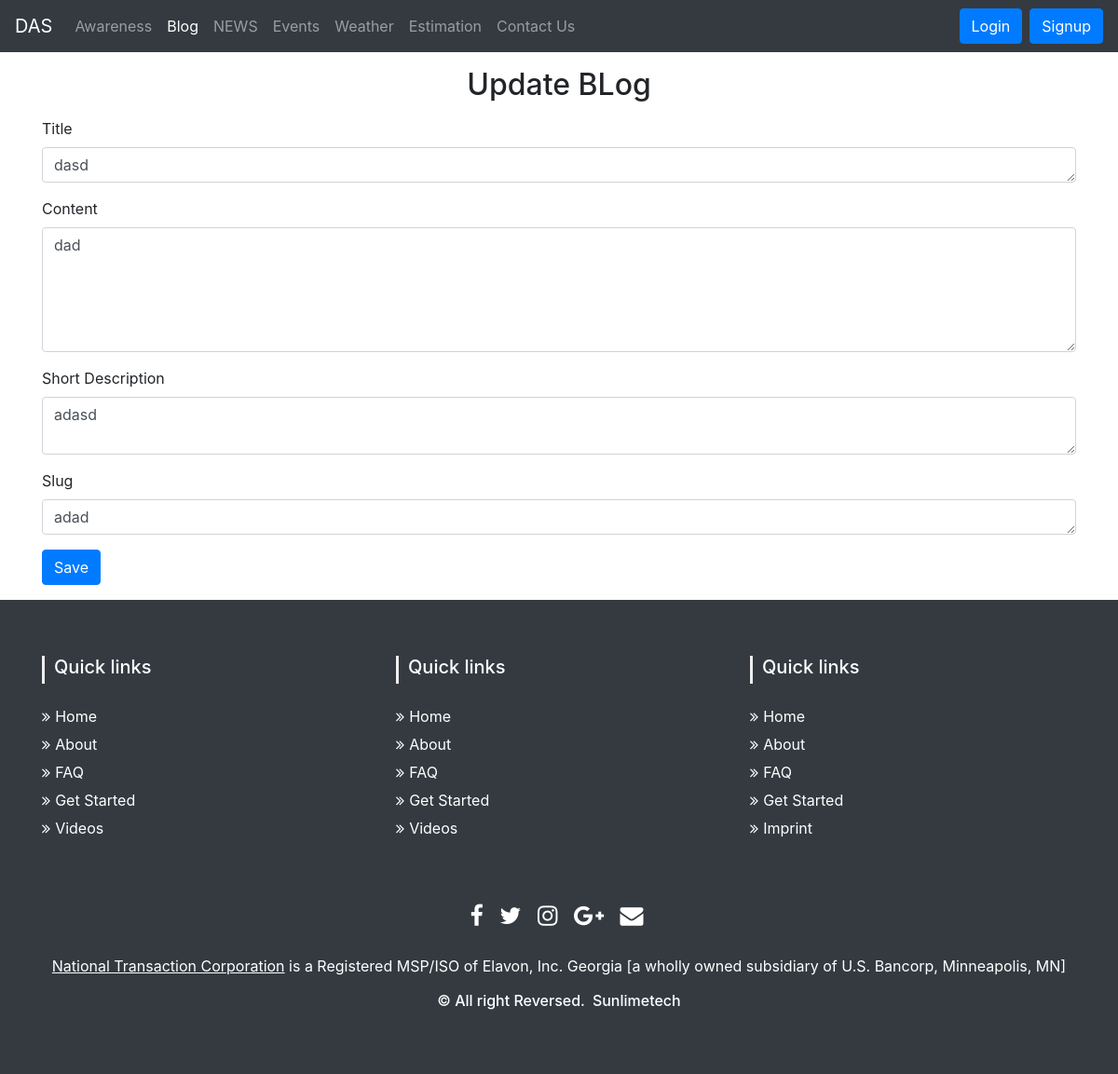
/blogupdate/dasd, run on an earlier commit of the app's database.
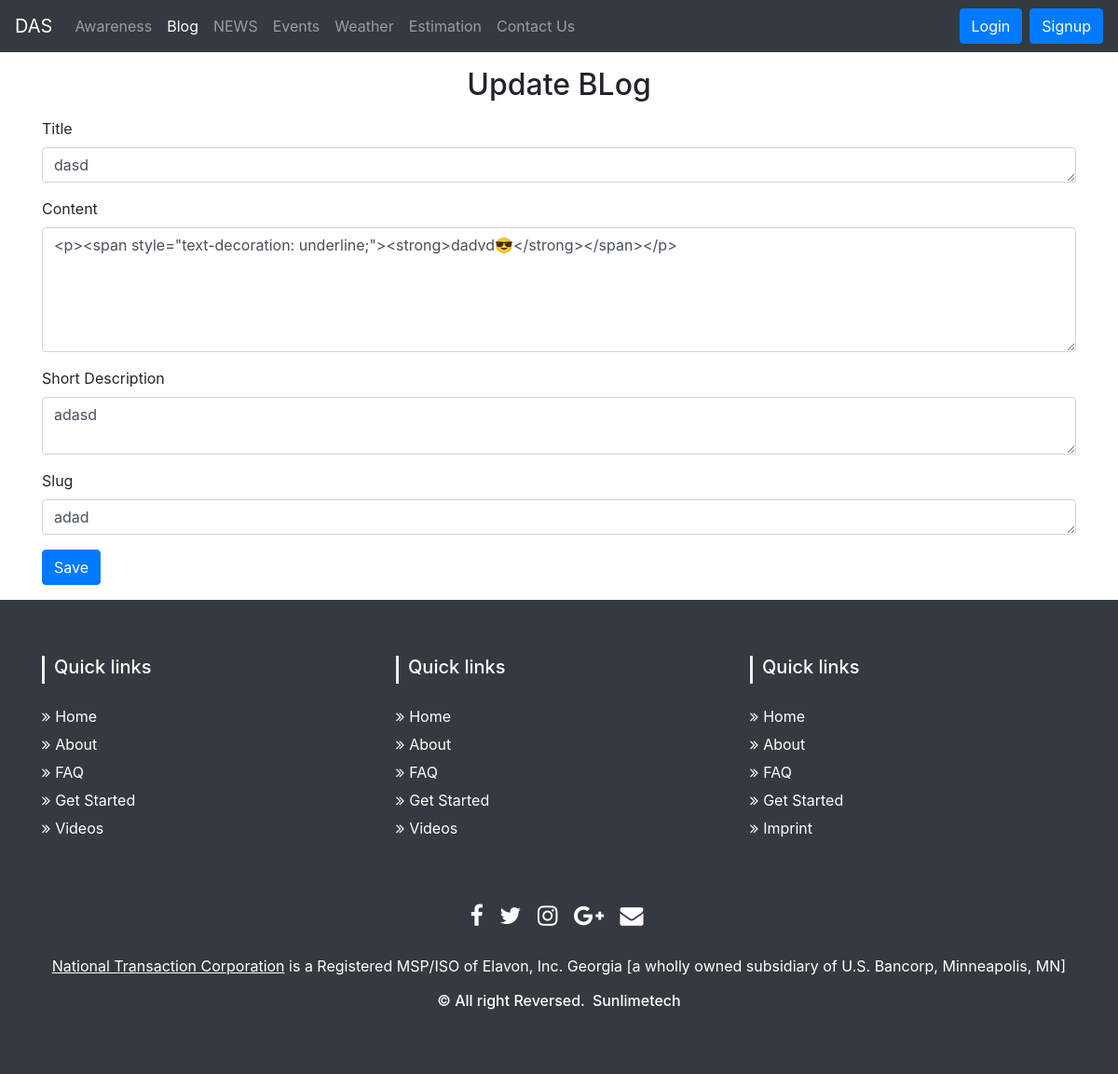
And on a later commit of the database.
### fyp/models.py (models this page shows, shortened)
class Blog(models.Model):
    sno = models.AutoField(primary_key=True)
    title = models.CharField(max_length=200)
    content = RichTextField(null=True)
    short_desc = models.CharField(max_length=300, default="")
    slug = models.CharField(max_length=100)
    time = models.DateTimeField(auto_now_add=True)
    author = models.CharField(max_length=20, default="")

### fyp/views.py (the view, shortened to what this page needs)
# urls.py: path('blogupdate/<str:title>', views.blogupdate, name='blogupdate'),
def blogupdate(request, title):
    editblog = title
    blog = Blog.objects.filter(title=editblog).first
    context = {'blog':blog}
    return render(request, 'blogupdate.html',context)

### templates/blogupdate.html (shortened to what this page needs)
{% extends 'base.html' %}
{% block blogactive %}active{% endblock blogactive %}
{% block body %}
<div class="container my-3">
    <h2 class="text-center my-3">Update BLog</h2>
    <form action="/blogupdate/{{blog.title}}" method="POST">
  <div class="form-group">
    <label for="exampleFormControlTextarea1">Title</label>
    <textarea class="form-control" id="title" name="title" rows="1">{{blog.title}}</textarea>
  </div>
  <div class="form-group">
    <label for="exampleFormControlTextarea1">Content</label>
    <textarea class="form-control" id="content" name="content" rows="5">{{blog.content|safe}}</textarea>
  </div>
  <div class="form-group">
    <label for="exampleFormControlTextarea1">Short Description</label>
    <textarea class="form-control" id="short_desc" name="short_desc" rows="2">{{blog.short_desc}}</textarea>
  </div>
  <div class="form-group">
    <label for="exampleFormControlTextarea1">Slug</label>
    <textarea class="form-control" id="slug" name="slug" rows="1">{{blog.slug}}</textarea>
  </div>
  <button type="submit" class="btn btn-primary">Save</button>
      </form>
</div>
{% endblock body %}

What changed in the data, as far as the page shows it:
changed Blog "dasd": content "dad" → "<p><span style=\"text-decoration: underline;\"><strong>dadvd😎</strong></span></p>"
